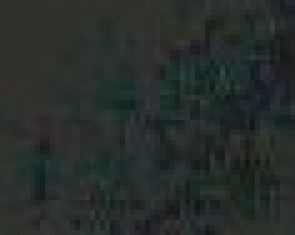
#> input picture Vision_Subsystem/testing/images/other_part_grey.jpg, 59 x 47 px, found by its file name (shown 5 times larger)
$ python hue_viewer.py
#> lines starting #> are read from the running program, lines starting #| are printed output that depends on the picture
import matplotlib.pyplot as plt
from skimage import io
from skimage.color import rgb2hsv
filename = "images/other_part_grey.jpg"
name = (filename.split(".")[0]).split("/")[1]
rgb_img = io.imread(filename)
#> rgb_img is the input picture: shape (47, 59, 3); mean R, G, B 39, 45.4, 43.1
hsv_img = rgb2hsv(rgb_img)
#> hsv_img: shape (47, 59, 3) float64; mean of channels 0, 1, 2 0.414, 0.173, 0.18
hue_img = hsv_img[:, :, 0]
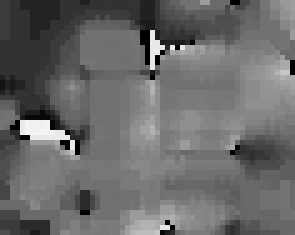
#> hue_img: shape (47, 59) float64 (shown 5 times larger); min 0, max 0.958, mean 0.414
sat_img = hsv_img[:, :, 1]
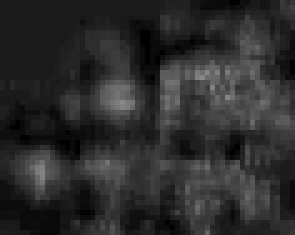
#> sat_img: shape (47, 59) float64 (shown 5 times larger); min 0, max 0.538, mean 0.173
value_img = hsv_img[:, :, 2]
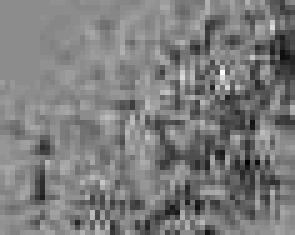
#> value_img: shape (47, 59) float64 (shown 5 times larger); min 0.0863, max 0.278, mean 0.18; drawn with min black and max white

# [16 lines of commented-out code are left out]

fig, (ax0, ax1, ax2) = plt.subplots(ncols=3, figsize=(8, 3))

ax0.hist(hue_img.ravel(), 20)
ax0.set_title("Histogram of the Hue channel")
ax0.set_xbound(0, 1)
ax1.hist(sat_img.ravel(), 20)
ax1.set_title("Histogram of the Sat channel")
ax1.set_xbound(0, 1)
ax2.hist(value_img.ravel(), 20)
ax2.set_title("Histogram of the Val channel")
ax2.set_xbound(0, 1)


fig.tight_layout()
fig.savefig('hsv_hist/Hsv_Hist_{}.png'.format(name))
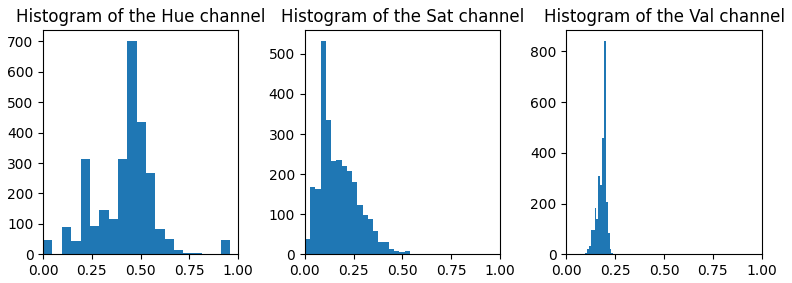
#> figure drawn by matplotlib, 3 panels; panel 1: tallest bar 701 high, from x = 0.431 to 0.479; panel 2: tallest bar 532 high, from x = 0.0808 to 0.108; panel 3: tallest bar 841 high, from x = 0.192 to 0.202


############################################
double_thresh = True
# [43 lines of commented-out code are left out]
